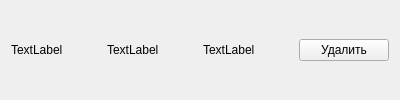
<?xml version="1.0" encoding="UTF-8"?>
<ui version="4.0">
 <class>Form</class>
 <widget class="QWidget" name="Form">
  <property name="geometry">
   <rect>
    <x>0</x>
    <y>0</y>
    <width>400</width>
    <height>100</height>
   </rect>
  </property>
  <property name="windowTitle">
   <string>Form</string>
  </property>
  <layout class="QVBoxLayout" name="verticalLayout">
   <item>
    <layout class="QHBoxLayout" name="horizontalLayout">
     <item>
      <widget class="QLabel" name="label_3">
       <property name="text">
        <string>TextLabel</string>
       </property>
      </widget>
     </item>
     <item>
      <widget class="QLabel" name="label">
       <property name="text">
        <string>TextLabel</string>
       </property>
      </widget>
     </item>
     <item>
      <widget class="QLabel" name="label_2">
       <property name="text">
        <string>TextLabel</string>
       </property>
      </widget>
     </item>
     <item>
      <widget class="QPushButton" name="pushButton">
       <property name="text">
        <string>Удалить</string>
       </property>
      </widget>
     </item>
    </layout>
   </item>
  </layout>
 </widget>
 <resources/>
 <connections/>
</ui>
